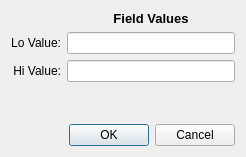
<?xml version="1.0" encoding="UTF-8"?>
<ui version="4.0">
 <class>fieldDialog</class>
 <widget class="QDialog" name="fieldDialog">
  <property name="windowModality">
   <enum>Qt::WindowModal</enum>
  </property>
  <property name="geometry">
   <rect>
    <x>0</x>
    <y>0</y>
    <width>246</width>
    <height>157</height>
   </rect>
  </property>
  <property name="focusPolicy">
   <enum>Qt::TabFocus</enum>
  </property>
  <property name="windowTitle">
   <string>Field Options</string>
  </property>
  <layout class="QVBoxLayout" name="verticalLayout_2">
   <item>
    <layout class="QHBoxLayout" name="horizontalLayout">
     <item>
      <layout class="QVBoxLayout" name="verticalLayout">
       <item>
        <layout class="QGridLayout">
         <item row="0" column="1">
          <widget class="QLabel" name="label_3">
           <property name="font">
            <font>
             <pointsize>10</pointsize>
             <weight>75</weight>
             <bold>true</bold>
            </font>
           </property>
           <property name="text">
            <string>Field Values</string>
           </property>
           <property name="alignment">
            <set>Qt::AlignCenter</set>
           </property>
          </widget>
         </item>
         <item row="1" column="0">
          <widget class="QLabel" name="min_label">
           <property name="text">
            <string>Lo Value:</string>
           </property>
           <property name="alignment">
            <set>Qt::AlignRight|Qt::AlignTrailing|Qt::AlignVCenter</set>
           </property>
          </widget>
         </item>
         <item row="1" column="1">
          <widget class="QLineEdit" name="xmin_lineEdit">
           <property name="text">
            <string/>
           </property>
          </widget>
         </item>
         <item row="2" column="0">
          <widget class="QLabel" name="max_label">
           <property name="text">
            <string>Hi Value:</string>
           </property>
           <property name="alignment">
            <set>Qt::AlignRight|Qt::AlignTrailing|Qt::AlignVCenter</set>
           </property>
          </widget>
         </item>
         <item row="2" column="1">
          <widget class="QLineEdit" name="xmax_lineEdit"/>
         </item>
        </layout>
       </item>
       <item>
        <spacer name="verticalSpacer">
         <property name="orientation">
          <enum>Qt::Vertical</enum>
         </property>
         <property name="sizeHint" stdset="0">
          <size>
           <width>20</width>
           <height>40</height>
          </size>
         </property>
        </spacer>
       </item>
       <item>
        <widget class="QDialogButtonBox" name="buttonBox">
         <property name="orientation">
          <enum>Qt::Horizontal</enum>
         </property>
         <property name="standardButtons">
          <set>QDialogButtonBox::Cancel|QDialogButtonBox::Ok</set>
         </property>
        </widget>
       </item>
      </layout>
     </item>
    </layout>
   </item>
  </layout>
 </widget>
 <resources/>
 <connections>
  <connection>
   <sender>buttonBox</sender>
   <signal>accepted()</signal>
   <receiver>fieldDialog</receiver>
   <slot>accept()</slot>
   <hints>
    <hint type="sourcelabel">
     <x>248</x>
     <y>254</y>
    </hint>
    <hint type="destinationlabel">
     <x>157</x>
     <y>274</y>
    </hint>
   </hints>
  </connection>
  <connection>
   <sender>buttonBox</sender>
   <signal>rejected()</signal>
   <receiver>fieldDialog</receiver>
   <slot>reject()</slot>
   <hints>
    <hint type="sourcelabel">
     <x>316</x>
     <y>260</y>
    </hint>
    <hint type="destinationlabel">
     <x>286</x>
     <y>274</y>
    </hint>
   </hints>
  </connection>
 </connections>
</ui>
